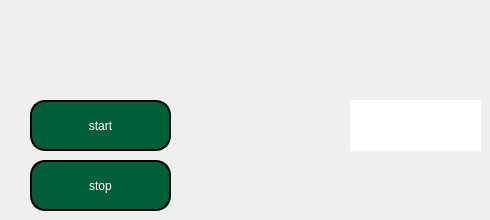
         <widget class="QWidget" name="tab_19">
          <attribute name="title">
           <string>Page</string>
          </attribute>
          <widget class="QPushButton" name="pushButton_2">
           <property name="geometry">
            <rect>
             <x>30</x>
             <y>100</y>
             <width>141</width>
             <height>51</height>
            </rect>
           </property>
           <property name="styleSheet">
            <string notr="true">QPushButton {
    color: white;                      /* Text color */
    border: 2px solid black;         /* Border width and color */
    border-radius: 15px;              /* Round the corners */
    background-color: #005e38;        /* Optional: Set a background color */
    padding: 10px 20px;               /* Add padding for better aesthetics */
}

QPushButton:hover {
    background-color: #45a049;        /* Change background color on hover */
}

QPushButton:pressed {
    background-color: #3e8e41;        /* Change background color when pressed */
}</string>
           </property>
           <property name="text">
            <string>start</string>
           </property>
          </widget>
          <widget class="QLabel" name="label_13">
           <property name="geometry">
            <rect>
             <x>350</x>
             <y>100</y>
             <width>131</width>
             <height>51</height>
            </rect>
           </property>
           <property name="styleSheet">
            <string notr="true">background-color: rgb(255, 255, 255);
color:black;</string>
           </property>
           <property name="text">
            <string/>
           </property>
          </widget>
          <widget class="QPushButton" name="pushButton_26">
           <property name="geometry">
            <rect>
             <x>30</x>
             <y>160</y>
             <width>141</width>
             <height>51</height>
            </rect>
           </property>
           <property name="styleSheet">
            <string notr="true">QPushButton {
    color: white;                      /* Text color */
    border: 2px solid black;         /* Border width and color */
    border-radius: 15px;              /* Round the corners */
    background-color: #005e38;        /* Optional: Set a background color */
    padding: 10px 20px;               /* Add padding for better aesthetics */
}

QPushButton:hover {
    background-color: #45a049;        /* Change background color on hover */
}

QPushButton:pressed {
    background-color: #3e8e41;        /* Change background color when pressed */
}</string>
           </property>
           <property name="text">
            <string>stop</string>
           </property>
          </widget>
         </widget>
